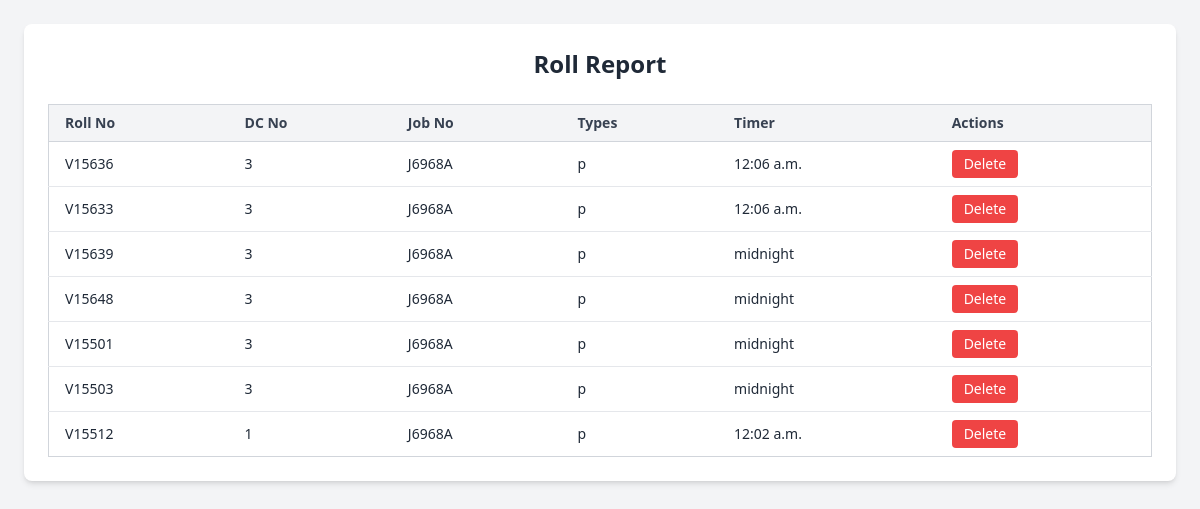
The page /roll/roll_report/ on the database its author committed.
### roll/models.py (models this page shows)
class master_final_mistake(models.Model):
    roll_no = models.CharField(max_length=50)
    machine_id = models.CharField(max_length=50)
    job_no = models.CharField(max_length=50)
    dc_no = models.CharField(max_length=50)
    lot_no = models.CharField(max_length=50)
    field_id = models.CharField(max_length=10)
    color = models.CharField(max_length=100, null=True , blank=True)
    types = models.CharField(max_length=50 , null=True , blank=True)
    timer =models.TimeField(null=True , blank=True)
    m1 = models.CharField(max_length=50 , null=True , blank=True)
    m2 = models.CharField(max_length=50 , null=True , blank=True)
    m3 = models.CharField(max_length=50 , null=True , blank=True)
    m4 = models.CharField(max_length=50 , null=True , blank=True)
    m5 = models.CharField(max_length=50 , null=True , blank=True)
    m6 = models.CharField(max_length=50 , null=True , blank=True)
    m7 = models.CharField(max_length=50 , null=True , blank=True)
    m8 = models.CharField(max_length=50 , null=True , blank=True)
    m9 = models.CharField(max_length=50 , null=True , blank=True)
    m10 = models.CharField(max_length=50 , null=True , blank=True)
    m11 = models.CharField(max_length=50 , null=True , blank=True)
    m12 = models.CharField(max_length=50 , null=True , blank=True)
    finish_dia = models.CharField(max_length=50 , null=True , blank=True)
    total_meters = models.CharField(max_length=50 , null=True , blank=True)
    act_gsm = models.CharField(max_length=50 , null=True , blank=True)
    remarks = models.CharField(max_length=200 , null=True , blank=True)
    date = models.DateField(auto_now_add=True)
    class Meta:
        db_table = 'master_final_mistake'

### roll/views.py (the view)
# urls.py: path('roll_report/', views.roll_report, name='roll_report'),
def roll_report(request):
    update = master_roll_update.objects.all()
    final =master_final_mistake.objects.all()
    return render(request, 'roll_report.html',{'update':update,'final':final})

### roll/context_processors.py (called while the page is built)
def break_times(request):
    now = datetime.now().time()
    breaks = BreakTime.objects.filter(is_active=True)
    for bt in breaks:
        if bt.start_time <= now <= bt.end_time:
            return {
                'break_start': bt.start_time.strftime('%H:%M:%S'),
                'break_end': bt.end_time.strftime('%H:%M:%S'),
                'in_break': True,
            }
    return {
        'break_start': '00:00:00',
        'break_end': '00:00:00',
        'in_break': False,
    }

### welcome/context_processors.py (called while the page is built)
def user_permissions(request):
    if request.user.is_authenticated:
        perm, _ = UserPermission.objects.get_or_create(user=request.user)
        return {'permission': perm}
    return {}

### roll/templates/roll_report.html (shortened to what this page needs)
<!DOCTYPE html>
<html lang="en">
<head>
    <script src="https://cdn.tailwindcss.com"></script>
</head>
<body class="bg-gray-100 p-6">
    <div class="max-w-6xl mx-auto bg-white shadow-md rounded-lg p-6">
        <h1 class="text-2xl font-bold mb-6 text-center text-gray-800">Roll Report</h1>
        <div class="overflow-x-auto">
            <table class="min-w-full divide-y divide-gray-300 border border-gray-300">
                <thead class="bg-gray-100">
                    <tr>
                        <th class="px-4 py-2 text-left text-sm font-semibold text-gray-700">Roll No</th>
                        <th class="px-4 py-2 text-left text-sm font-semibold text-gray-700">DC No</th>
                        <th class="px-4 py-2 text-left text-sm font-semibold text-gray-700">Job No</th>
                        <th class="px-4 py-2 text-left text-sm font-semibold text-gray-700">Types</th>
                        <th class="px-4 py-2 text-left text-sm font-semibold text-gray-700">Timer</th>
                        <th class="px-4 py-2 text-left text-sm font-semibold text-gray-700">Actions</th>
                    </tr>
                </thead>
                <tbody class="bg-white divide-y divide-gray-200">
                    {% for data in final %}
                    <tr class="hover:bg-gray-50">
                        <td class="px-4 py-2 text-sm text-gray-800">{{ data.roll_no }}</td>
                        <td class="px-4 py-2 text-sm text-gray-800">{{ data.machine_id }}</td>
                        <td class="px-4 py-2 text-sm text-gray-800">{{ data.job_no }}</td>
                        <td class="px-4 py-2 text-sm text-gray-800">{{ data.types }}</td>
                        <td class="px-4 py-2 text-sm text-gray-800">{{ data.timer }}</td>
                        <td class="px-4 py-2 text-sm">
                            <form method="POST" action="{% url 'delete_roll' %}" class="inline">
                                <button type="submit" class="bg-red-500 hover:bg-red-600 text-white px-3 py-1 rounded text-sm">
                                    Delete
                                </button>
                            </form>
                        </td>
                    </tr>
                    {% empty %}
                    <tr>
                        <td colspan="6" class="text-center text-gray-500 py-4">No data found.</td>
                    </tr>
                    {% endfor %}
                </tbody>
            </table>
        </div>
    </div>
</body>
</html>

### rows shown on the page
master_final_mistake: roll_no "V15636", machine_id "3", job_no "J6968A", types "p", timer "12:06 a.m."
master_final_mistake: roll_no "V15633", machine_id "3", job_no "J6968A", types "p", timer "12:06 a.m."
master_final_mistake: roll_no "V15639", machine_id "3", job_no "J6968A", types "p", timer "midnight"
master_final_mistake: roll_no "V15648", machine_id "3", job_no "J6968A", types "p", timer "midnight"
master_final_mistake: roll_no "V15501", machine_id "3", job_no "J6968A", types "p", timer "midnight"
master_final_mistake: roll_no "V15503", machine_id "3", job_no "J6968A", types "p", timer "midnight"
master_final_mistake: roll_no "V15512", machine_id "1", job_no "J6968A", types "p", timer "12:02 a.m."
